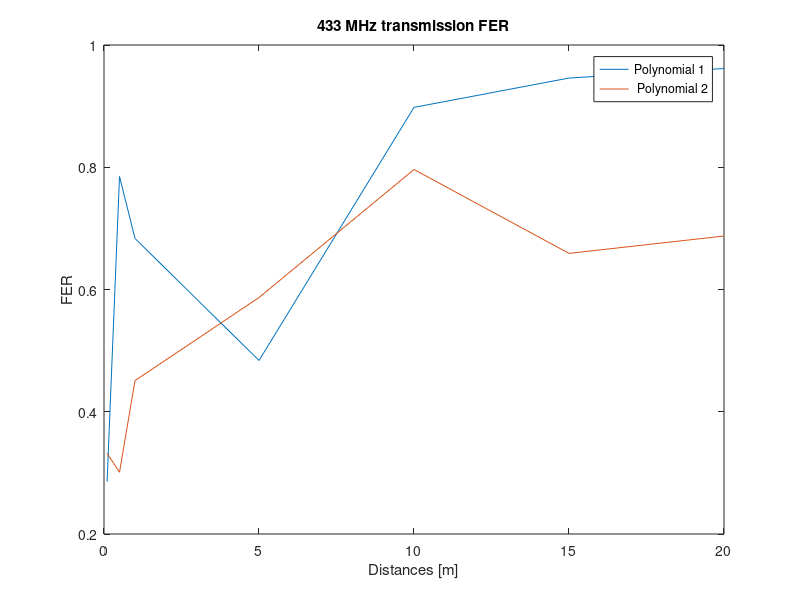

Write the MATLAB code that produced this figure.
close all
clear all

distances = [0.1, 0.5, 1, 5, 10, 15, 20]; %meters
frames_error = [28, 135, 108, 75, 88, 35, 25]; %frames
total_frames = [98, 172, 158, 155, 98, 37, 26]; %frames

frames_error2 = [588, 513, 368, 375, 43, 29, 22]; %frames
total_frames2 = [1771, 1704, 816, 639, 54, 44, 32]; %frames


for k = 1:length(distances)
    fer(k) = frames_error(k)/total_frames(k);
    fer2(k) = frames_error2(k)/total_frames2(k);
end

plot(distances,fer)
hold on 
plot(distances,fer2)
title('433 MHz transmission FER');
xlabel 'Distances [m]'
ylabel 'FER'
legend('Polynomial 1', ' Polynomial 2')